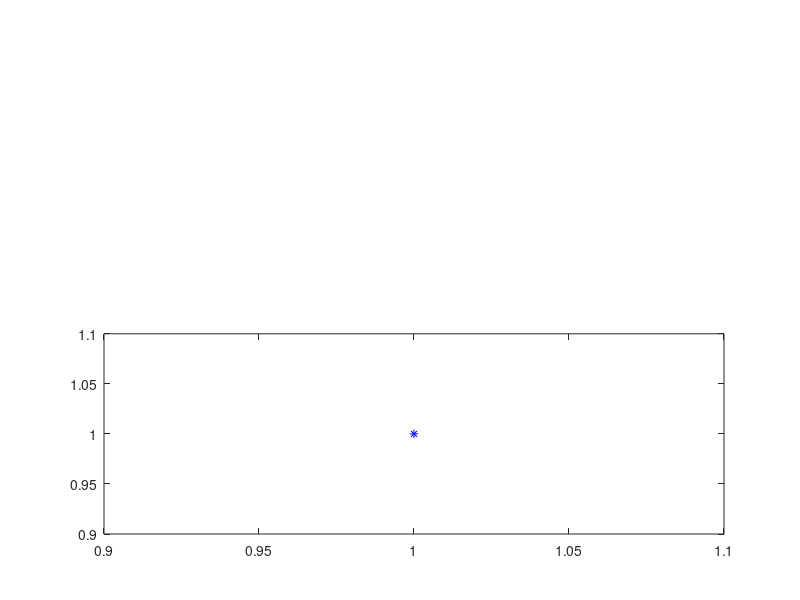

Write MATLAB code to recreate this figure.
%%
clear all; clc;
figure(1); clf
s1 = subplot(211);
    plot(1,1,'b*')
s2 = subplot(212);
    plot(1,1,'b*')

delete(s1)